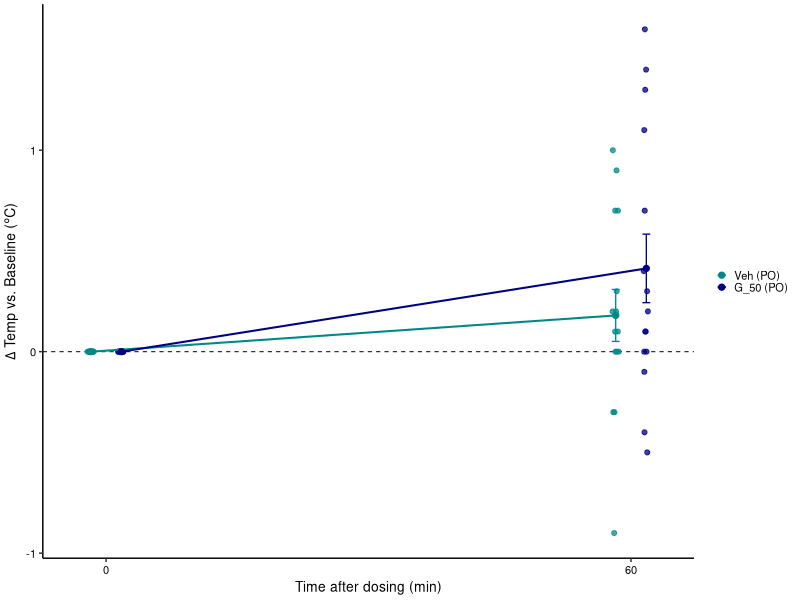
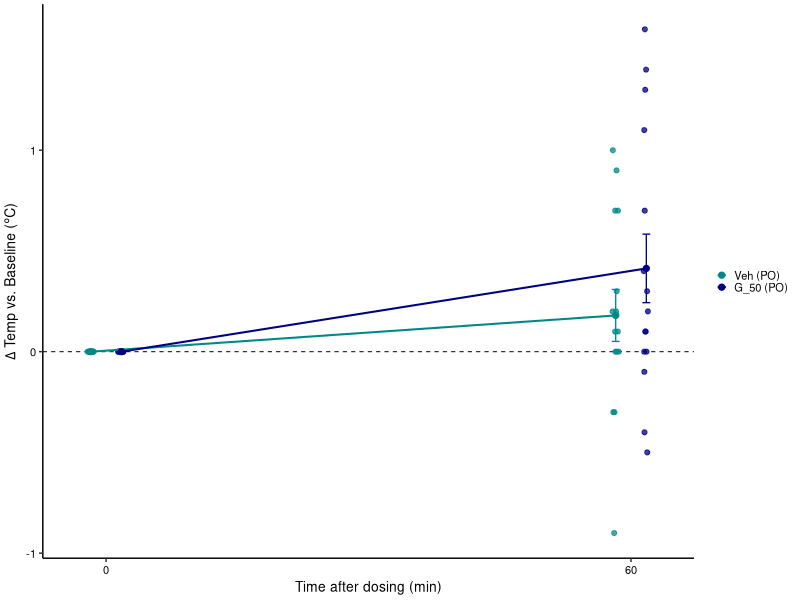

The R source for these figures, in order:
## ---- chunk 1
library(dplyr)
library(readxl)
library(ggplot2)
library(multcomp)
## ---- chunk 2
temp_data <- read_excel("Female cohort - PO/Data to plot - female cohort.xlsx", sheet = "Temp")
temp_data$`Mouse Group` <- ifelse(temp_data$`Mouse Group` == 'Veh (PO)',
                                  'Veh (PO)', 'G_50 (PO)')
temp_data$`Mouse Group` <- factor(temp_data$`Mouse Group`,
                                levels = c("Veh (PO)", "G_50 (PO)"))
temp_data <- dplyr::rename(temp_data, MouseGroup = `Mouse Group`)
## ---- chunk 3
# Get the baseline temp of each mouse
baseline <- temp_data[temp_data$Time == "Baseline", c("Mouse ID", "Value")]
baseline <- dplyr::rename(baseline, Baseline_Temp=Value)

# Merge back into DF
temp_data <- merge(temp_data, baseline, by = "Mouse ID")

# Calculate change from baseline
temp_data$change_from_baseline <- temp_data$Value - temp_data$Baseline_Temp

temp_data$Time <- ifelse(temp_data$Time == "Baseline",
                         0, 60)

# Summary stats: mean and SEM
summary_temp_data <- aggregate(
  change_from_baseline ~ MouseGroup + Time,
  data = temp_data,
  FUN = function(x) c(mean = mean(x), sem = sd(x) / sqrt(length(x)))
)

summary_temp_data <- do.call(data.frame, summary_temp_data)
names(summary_temp_data)[3:4] <- c("mean", "sem")
## ---- chunk 4
summary_temp_data$MouseGroup <- factor(summary_temp_data$MouseGroup,
                                levels = c("Veh (PO)", "G_50 (PO)"))

p <- ggplot(temp_data, aes(x = Time, y = change_from_baseline, color = MouseGroup)) +
  geom_hline(yintercept = 0, linetype = "dashed", linewidth = 0.35) +
  
  geom_jitter(
    aes(group = MouseGroup),
    position = position_jitterdodge(
      jitter.width = 1.5,
      jitter.height = 0,
      dodge.width = 7
    ),
    size = 1.4,
    alpha = 0.75
  ) +
  
  geom_line(
    data = summary_temp_data,
    aes(x = Time, y = mean, color = MouseGroup, group = MouseGroup),
    position = position_dodge(width = 7),
    linewidth = 0.7,
    inherit.aes = FALSE
  ) +
  
  geom_point(
    data = summary_temp_data,
    aes(x = Time, y = mean, color = MouseGroup, group = MouseGroup),
    position = position_dodge(width = 7),
    size = 1.8,
    inherit.aes = FALSE
  ) +
  
  geom_errorbar(
    data = summary_temp_data,
    aes(
      x = Time,
      ymin = mean - sem,
      ymax = mean + sem,
      color = MouseGroup,
      group = MouseGroup
    ),
    position = position_dodge(width = 7),
    width = 1.8,
    linewidth = 0.45,
    inherit.aes = FALSE
  ) +
  
  labs(
    x = "Time after dosing (min)",
    y = expression(Delta*" Temp vs. Baseline ("*degree*"C)"),
    color = NULL
  ) +
  
  scale_x_continuous(
    breaks = c(0, 60)
  ) +
  
  theme_classic() +
  theme(
    axis.text = element_text(color = "black", size = 8),
    axis.title = element_text(color = "black", size = 10),
    legend.text = element_text(size = 8),
    legend.position = "right",
    legend.key.size = unit(0.25, "cm"),
    legend.spacing.y = unit(0.02, "cm"),
    plot.margin = margin(3, 3, 3, 3)
  ) + scale_color_manual(values = c("Veh (PO)" = "#008888",
                                  "G_50 (PO)" = "#000080"))

p

ggsave("Female cohort - PO/Temp_graph.pdf", plot = p, height = 2, width = 4)
## ---- chunk 5
# https://biostat.jhsph.edu/~iruczins/teaching/materials/code/av5/c.av5.a.html
temp_data_60 <- dplyr::filter(temp_data, Time == 60)

t.test(dplyr::filter(temp_data_60, MouseGroup == "Veh (PO)")$change_from_baseline,
       dplyr::filter(temp_data_60, MouseGroup == "G_50 (PO)")$change_from_baseline)
